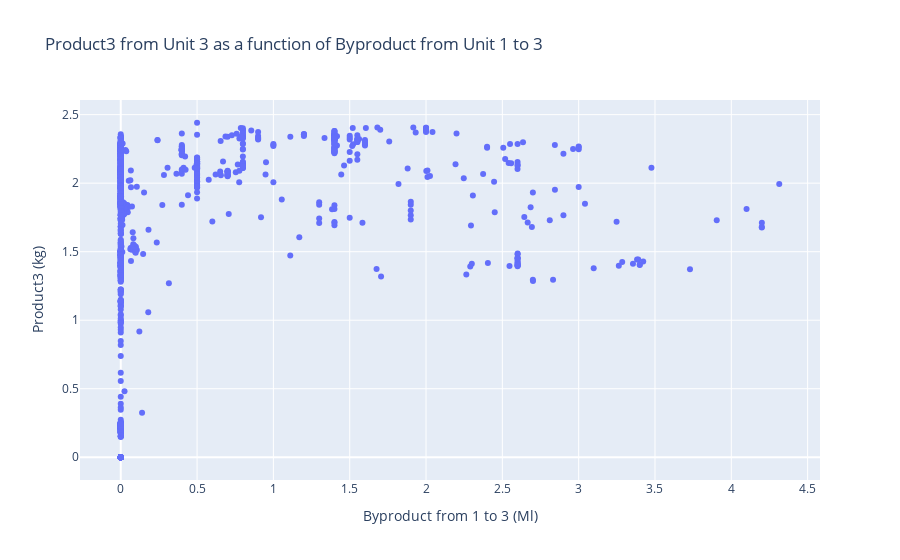
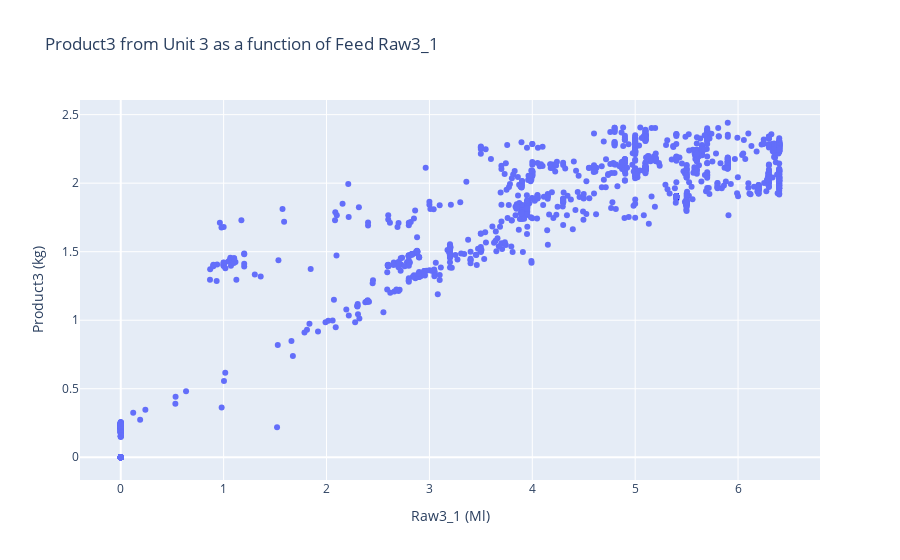
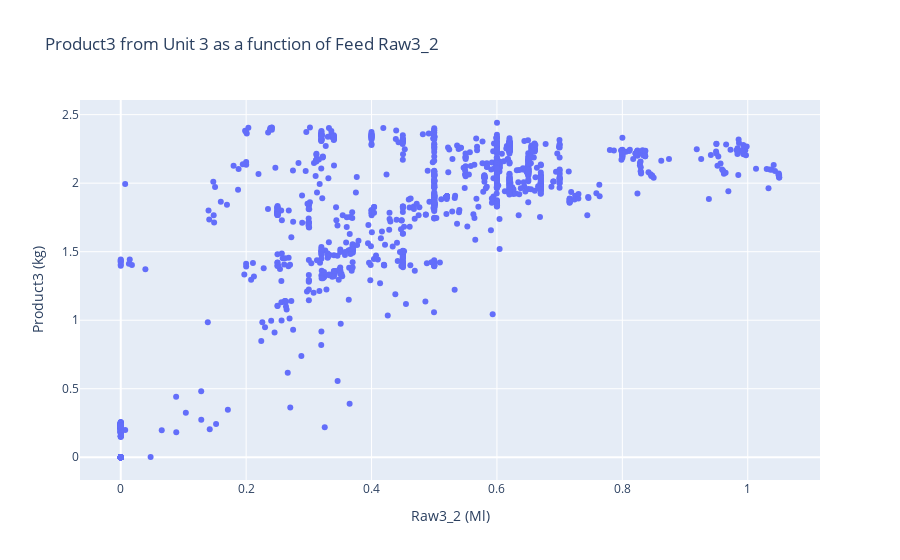

Write notebook code for charts like these, in order.
### Markdown cell above
And finally for unit3

### Code cell
# TO DO: Replicate analysis above for unit 3
#We want the output to be three graphs , one graph, by product 1 to 3 against product 3, the other graph raw 3_1 against product 3 and the last graph raw 3_2 against product 3
fig = go.Figure()
fig.add_trace(
    go.Scatter(
        mode='markers',
        x=input_data["ByProduct_From_1_to_3"],
        y=input_data["Product3"],
        hoverinfo='skip',
        name="Product3",
        # line=dict(color='Black',
        #         width=2)
    )
)

fig.update_layout({'title': "Product3 from Unit 3 as a function of Byproduct from Unit 1 to 3",

                        "xaxis": {'title': "Byproduct from 1 to 3 (Ml)"},
                        "yaxis": {'title': "Product3 (kg)"}})

fig.show()

fig = go.Figure()

fig.add_trace(
    go.Scatter(
        mode='markers',
        x=input_data["Raw3_1"],
        y=input_data["Product3"],
        hoverinfo='skip',
        name="Product3",
        # line=dict(color='Black',
        #         width=2)
    )
)

fig.update_layout({'title': "Product3 from Unit 3 as a function of Feed Raw3_1",
                   
                        "xaxis": {'title': "Raw3_1 (Ml)"},
                        "yaxis": {'title': "Product3 (kg)"}})
fig.show()

fig = go.Figure()
fig.add_trace(
    go.Scatter(
        mode='markers',
        x=input_data["Raw3_2"],
        y=input_data["Product3"],
        hoverinfo='skip',
        name="Product3",
        # line=dict(color='Black',
        #         width=2)
    )
)

fig.update_layout({'title': "Product3 from Unit 3 as a function of Feed Raw3_2",
                   
                        "xaxis": {'title': "Raw3_2 (Ml)"},
                        "yaxis": {'title': "Product3 (kg)"}})
fig.show()

### Figure 1 — Plotly figure (JSON) as saved in the notebook; plotly's stock layout.template omitted (floating-point values rounded to 4 significant figures; data arrays with more than 128 entries replaced by an {"elided": "..."} marker saying what was removed)
{"data": [{"hoverinfo": "skip", "mode": "markers", "name": "Product3", "type": "scatter", "x": {"elided": "1763 float values"}, "y": {"elided": "1763 float values"}}], "layout": {"title": {"text": "Product3 from Unit 3 as a function of Byproduct from Unit 1 to 3"}, "xaxis": {"title": {"text": "Byproduct from 1 to 3 (Ml)"}}, "yaxis": {"title": {"text": "Product3 (kg)"}}}}

### Figure 2 — Plotly figure (JSON) as saved in the notebook; plotly's stock layout.template omitted (floating-point values rounded to 4 significant figures; data arrays with more than 128 entries replaced by an {"elided": "..."} marker saying what was removed)
{"data": [{"hoverinfo": "skip", "mode": "markers", "name": "Product3", "type": "scatter", "x": {"elided": "1763 float values"}, "y": {"elided": "1763 float values"}}], "layout": {"title": {"text": "Product3 from Unit 3 as a function of Feed Raw3_1"}, "xaxis": {"title": {"text": "Raw3_1 (Ml)"}}, "yaxis": {"title": {"text": "Product3 (kg)"}}}}

### Figure 3 — Plotly figure (JSON) as saved in the notebook; plotly's stock layout.template omitted (floating-point values rounded to 4 significant figures; data arrays with more than 128 entries replaced by an {"elided": "..."} marker saying what was removed)
{"data": [{"hoverinfo": "skip", "mode": "markers", "name": "Product3", "type": "scatter", "x": {"elided": "1763 float values"}, "y": {"elided": "1763 float values"}}], "layout": {"title": {"text": "Product3 from Unit 3 as a function of Feed Raw3_2"}, "xaxis": {"title": {"text": "Raw3_2 (Ml)"}}, "yaxis": {"title": {"text": "Product3 (kg)"}}}}
